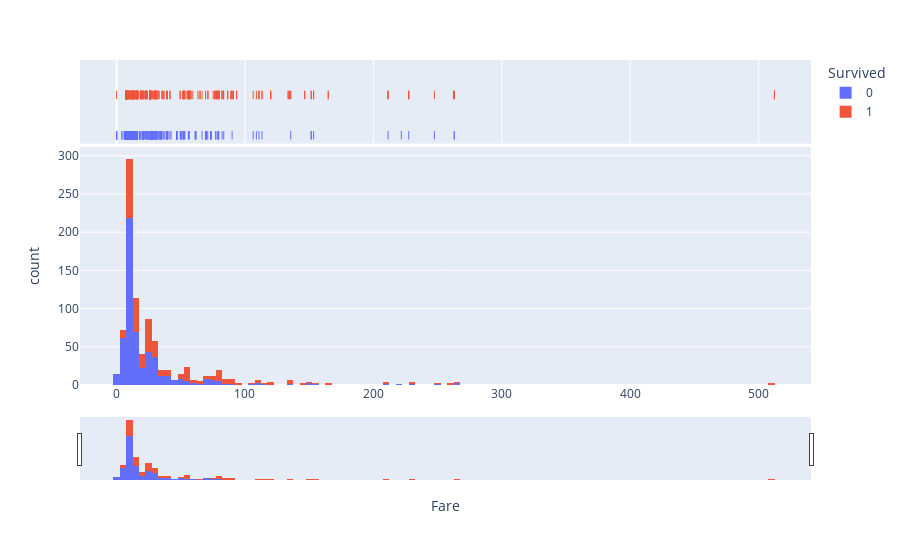

Source (notebook cell):
### Code cell
fig = px.histogram(df_train, x=fare, color=survived, marginal="rug", 
    nbins=200, hover_data=df_train.columns
)
fig.update_layout(
    go.Layout(
        xaxis = dict(
            rangeslider = {'visible': True},
        ),
    )
)
iplot(fig)

### Figure 1 — Plotly figure (JSON) as saved in the notebook; plotly's stock layout.template omitted (floating-point values rounded to 4 significant figures; data arrays with more than 128 entries replaced by an {"elided": "..."} marker saying what was removed)
{"data": [{"alignmentgroup": "True", "bingroup": "x", "hovertemplate": "Survived=0<br>Fare=%{x}<br>count=%{y}<extra></extra>", "legendgroup": "0", "marker": {"color": "#636efa"}, "name": "0", "nbinsx": 200, "offsetgroup": "0", "orientation": "v", "showlegend": true, "type": "histogram", "x": {"elided": "549 float values"}, "xaxis": "x", "yaxis": "y"}, {"alignmentgroup": "True", "boxpoints": "all", "customdata": {"elided": "549x12 mixed values"}, "fillcolor": "rgba(255,255,255,0)", "hoveron": "points", "hovertemplate": "Survived=%{customdata[1]}<br>Fare=%{customdata[9]}<br>PassengerId=%{customdata[0]}<br>Pclass=%{customdata[2]}<br>Name=%{customdata[3]}<br>Sex=%{customdata[4]}<br>Age=%{customdata[5]}<br>SibSp=%{customdata[6]}<br>Parch=%{customdata[7]}<br>Ticket=%{customdata[8]}<br>Cabin=%{customdata[10]}<br>Embarked=%{customdata[11]}<extra></extra>", "jitter": 0, "legendgroup": "0", "line": {"color": "rgba(255,255,255,0)"}, "marker": {"color": "#636efa", "symbol": "line-ns-open"}, "name": "0", "offsetgroup": "0", "showlegend": false, "type": "box", "x": {"elided": "549 float values"}, "xaxis": "x2", "yaxis": "y2"}, {"alignmentgroup": "True", "bingroup": "x", "hovertemplate": "Survived=1<br>Fare=%{x}<br>count=%{y}<extra></extra>", "legendgroup": "1", "marker": {"color": "#EF553B"}, "name": "1", "nbinsx": 200, "offsetgroup": "1", "orientation": "v", "showlegend": true, "type": "histogram", "x": {"elided": "342 float values"}, "xaxis": "x", "yaxis": "y"}, {"alignmentgroup": "True", "boxpoints": "all", "customdata": {"elided": "342x12 mixed values"}, "fillcolor": "rgba(255,255,255,0)", "hoveron": "points", "hovertemplate": "Survived=%{customdata[1]}<br>Fare=%{customdata[9]}<br>PassengerId=%{customdata[0]}<br>Pclass=%{customdata[2]}<br>Name=%{customdata[3]}<br>Sex=%{customdata[4]}<br>Age=%{customdata[5]}<br>SibSp=%{customdata[6]}<br>Parch=%{customdata[7]}<br>Ticket=%{customdata[8]}<br>Cabin=%{customdata[10]}<br>Embarked=%{customdata[11]}<extra></extra>", "jitter": 0, "legendgroup": "1", "line": {"color": "rgba(255,255,255,0)"}, "marker": {"color": "#EF553B", "symbol": "line-ns-open"}, "name": "1", "offsetgroup": "1", "showlegend": false, "type": "box", "x": {"elided": "342 float values"}, "xaxis": "x2", "yaxis": "y2"}], "layout": {"autosize": true, "barmode": "relative", "legend": {"title": {"text": "Survived"}, "tracegroupgap": 0}, "margin": {"t": 60}, "xaxis": {"anchor": "y", "autorange": true, "domain": [0, 1], "range": [-28.46, 540.8], "rangeslider": {"autorange": true, "range": [-28.46, 540.8], "visible": true, "yaxis": {"_template": null, "rangemode": "match"}}, "title": {"text": "Fare"}, "type": "linear"}, "xaxis2": {"anchor": "y2", "autorange": true, "domain": [0, 1], "matches": "x", "range": [-28.46, 540.8], "showgrid": true, "showticklabels": false, "type": "linear"}, "yaxis": {"anchor": "x", "autorange": true, "domain": [0, 0.7326], "range": [0, 311.6], "title": {"text": "count"}}, "yaxis2": {"anchor": "x2", "autorange": true, "domain": [0.7426, 1], "matches": "y2", "range": [-0.6063, 1.5], "showgrid": false, "showline": false, "showticklabels": false, "ticks": "", "type": "linear"}}}
